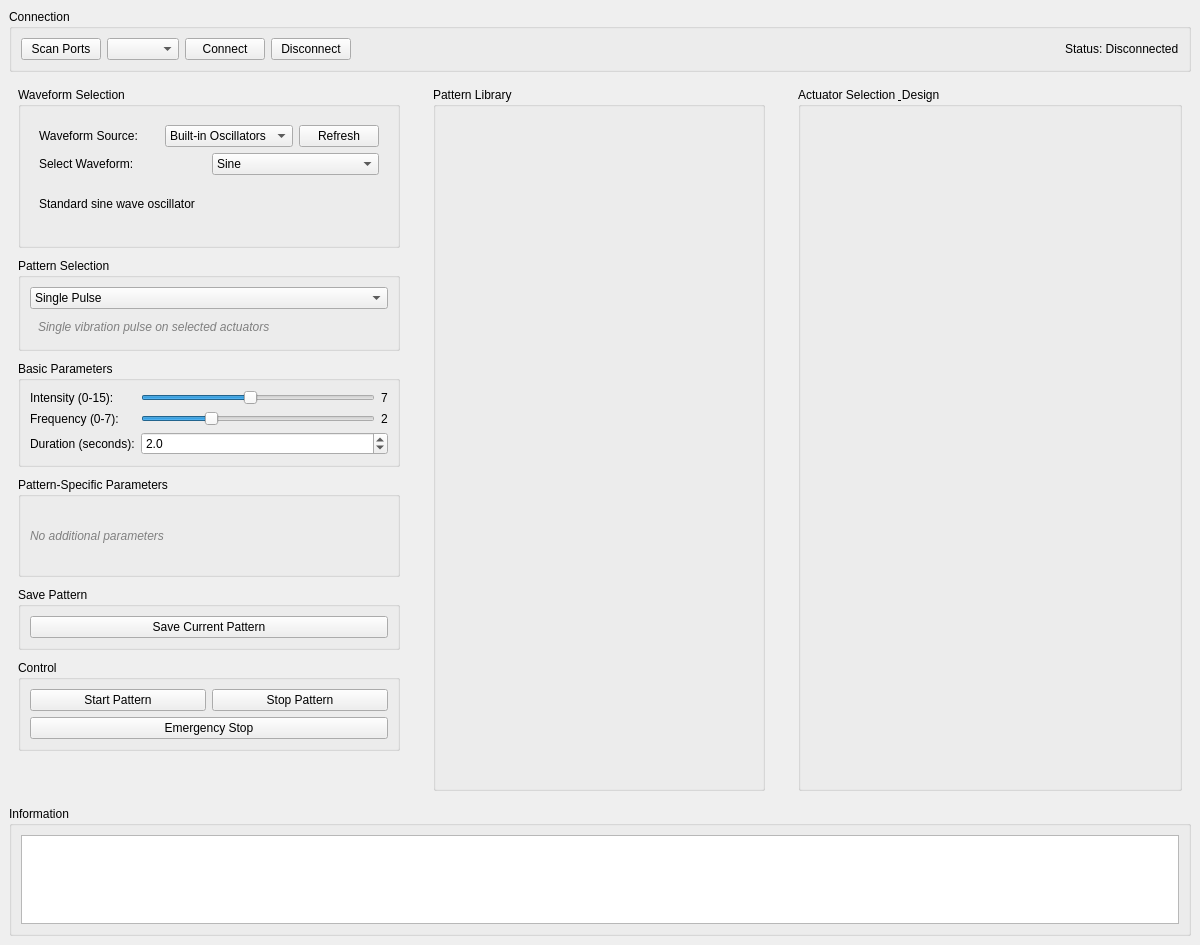
<?xml version="1.0" encoding="UTF-8"?>
<ui version="4.0">
 <class>MainWindow</class>
 <widget class="QMainWindow" name="MainWindow">
  <property name="geometry">
   <rect>
    <x>0</x>
    <y>0</y>
    <width>1200</width>
    <height>945</height>
   </rect>
  </property>
  <property name="windowTitle">
   <string>Haptic Vibration Pattern Controller</string>
  </property>
  <widget class="QWidget" name="centralwidget">
   <layout class="QVBoxLayout" name="verticalLayout_main">
    <item>
     <widget class="QGroupBox" name="connectionGroup">
      <property name="title">
       <string>Connection</string>
      </property>
      <layout class="QHBoxLayout" name="connectionLayout">
       <item>
        <widget class="QPushButton" name="scanPortsButton">
         <property name="text">
          <string>Scan Ports</string>
         </property>
        </widget>
       </item>
       <item>
        <widget class="QComboBox" name="portComboBox"/>
       </item>
       <item>
        <widget class="QPushButton" name="connectButton">
         <property name="text">
          <string>Connect</string>
         </property>
        </widget>
       </item>
       <item>
        <widget class="QPushButton" name="disconnectButton">
         <property name="text">
          <string>Disconnect</string>
         </property>
        </widget>
       </item>
       <item>
        <spacer name="horizontalSpacer">
         <property name="orientation">
          <enum>Qt::Orientation::Horizontal</enum>
         </property>
         <property name="sizeHint" stdset="0">
          <size>
           <width>40</width>
           <height>20</height>
          </size>
         </property>
        </spacer>
       </item>
       <item>
        <widget class="QLabel" name="statusLabel">
         <property name="text">
          <string>Status: Disconnected</string>
         </property>
        </widget>
       </item>
      </layout>
     </widget>
    </item>
    <item>
     <layout class="QHBoxLayout" name="mainLayout">
      <property name="spacing">
       <number>15</number>
      </property>
      <item>
       <widget class="QWidget" name="leftColumn" native="true">
        <property name="minimumSize">
         <size>
          <width>380</width>
          <height>0</height>
         </size>
        </property>
        <property name="maximumSize">
         <size>
          <width>400</width>
          <height>16777215</height>
         </size>
        </property>
        <layout class="QVBoxLayout" name="leftColumnLayout">
         <property name="spacing">
          <number>10</number>
         </property>
         <item>
          <widget class="QGroupBox" name="waveformGroup">
           <property name="title">
            <string>Waveform Selection</string>
           </property>
           <layout class="QVBoxLayout" name="waveformLayout">
            <item>
             <widget class="QWidget" name="waveformSelectionWidget" native="true">
              <property name="minimumSize">
               <size>
                <width>0</width>
                <height>120</height>
               </size>
              </property>
              <layout class="QVBoxLayout" name="waveformSelectionLayout">
               <item>
                <layout class="QHBoxLayout" name="waveformSourceLayout">
                 <item>
                  <widget class="QLabel" name="waveformSourceLabel">
                   <property name="text">
                    <string>Waveform Source:</string>
                   </property>
                  </widget>
                 </item>
                 <item>
                  <widget class="QComboBox" name="waveformSourceComboBox">
                   <item>
                    <property name="text">
                     <string>Built-in Oscillators</string>
                    </property>
                   </item>
                   <item>
                    <property name="text">
                     <string>Event Library</string>
                    </property>
                   </item>
                  </widget>
                 </item>
                 <item>
                  <widget class="QPushButton" name="refreshWaveformsButton">
                   <property name="maximumSize">
                    <size>
                     <width>80</width>
                     <height>16777215</height>
                    </size>
                   </property>
                   <property name="text">
                    <string>Refresh</string>
                   </property>
                  </widget>
                 </item>
                </layout>
               </item>
               <item>
                <layout class="QHBoxLayout" name="waveformSelectLayout">
                 <item>
                  <widget class="QLabel" name="selectWaveformLabel">
                   <property name="text">
                    <string>Select Waveform:</string>
                   </property>
                  </widget>
                 </item>
                 <item>
                  <widget class="QComboBox" name="waveformComboBox">
                   <item>
                    <property name="text">
                     <string>Sine</string>
                    </property>
                   </item>
                   <item>
                    <property name="text">
                     <string>Square</string>
                    </property>
                   </item>
                   <item>
                    <property name="text">
                     <string>Saw</string>
                    </property>
                   </item>
                   <item>
                    <property name="text">
                     <string>Triangle</string>
                    </property>
                   </item>
                   <item>
                    <property name="text">
                     <string>Chirp</string>
                    </property>
                   </item>
                   <item>
                    <property name="text">
                     <string>FM</string>
                    </property>
                   </item>
                   <item>
                    <property name="text">
                     <string>PWM</string>
                    </property>
                   </item>
                   <item>
                    <property name="text">
                     <string>Noise</string>
                    </property>
                   </item>
                  </widget>
                 </item>
                </layout>
               </item>
               <item>
                <widget class="QLabel" name="waveformInfoLabel">
                 <property name="minimumSize">
                  <size>
                   <width>0</width>
                   <height>40</height>
                  </size>
                 </property>
                 <property name="styleSheet">
                  <string notr="true"/>
                 </property>
                 <property name="text">
                  <string>Standard sine wave oscillator</string>
                 </property>
                 <property name="wordWrap">
                  <bool>true</bool>
                 </property>
                </widget>
               </item>
              </layout>
             </widget>
            </item>
           </layout>
          </widget>
         </item>
         <item>
          <widget class="QGroupBox" name="patternSelectionGroup">
           <property name="title">
            <string>Pattern Selection</string>
           </property>
           <layout class="QVBoxLayout" name="patternSelectionLayout">
            <item>
             <widget class="QComboBox" name="patternComboBox">
              <item>
               <property name="text">
                <string>Single Pulse</string>
               </property>
              </item>
              <item>
               <property name="text">
                <string>Wave</string>
               </property>
              </item>
              <item>
               <property name="text">
                <string>Pulse Train</string>
               </property>
              </item>
              <item>
               <property name="text">
                <string>Fade</string>
               </property>
              </item>
              <item>
               <property name="text">
                <string>Circular</string>
               </property>
              </item>
              <item>
               <property name="text">
                <string>Random</string>
               </property>
              </item>
              <item>
               <property name="text">
                <string>Sine Wave</string>
               </property>
              </item>
             </widget>
            </item>
            <item>
             <widget class="QLabel" name="patternDescLabel">
              <property name="styleSheet">
               <string notr="true">color: gray; font-style: italic; padding: 5px;</string>
              </property>
              <property name="text">
               <string>Single vibration pulse on selected actuators</string>
              </property>
              <property name="wordWrap">
               <bool>true</bool>
              </property>
             </widget>
            </item>
           </layout>
          </widget>
         </item>
         <item>
          <widget class="QGroupBox" name="basicParamsGroup">
           <property name="title">
            <string>Basic Parameters</string>
           </property>
           <layout class="QGridLayout" name="basicParamsLayout">
            <item row="0" column="0">
             <widget class="QLabel" name="intensityLabel">
              <property name="text">
               <string>Intensity (0-15):</string>
              </property>
             </widget>
            </item>
            <item row="0" column="1">
             <widget class="QSlider" name="intensitySlider">
              <property name="minimum">
               <number>0</number>
              </property>
              <property name="maximum">
               <number>15</number>
              </property>
              <property name="value">
               <number>7</number>
              </property>
              <property name="orientation">
               <enum>Qt::Orientation::Horizontal</enum>
              </property>
             </widget>
            </item>
            <item row="0" column="2">
             <widget class="QLabel" name="intensityValueLabel">
              <property name="text">
               <string>7</string>
              </property>
             </widget>
            </item>
            <item row="1" column="0">
             <widget class="QLabel" name="frequencyLabel">
              <property name="text">
               <string>Frequency (0-7):</string>
              </property>
             </widget>
            </item>
            <item row="1" column="1">
             <widget class="QSlider" name="frequencySlider">
              <property name="minimum">
               <number>0</number>
              </property>
              <property name="maximum">
               <number>7</number>
              </property>
              <property name="value">
               <number>2</number>
              </property>
              <property name="orientation">
               <enum>Qt::Orientation::Horizontal</enum>
              </property>
             </widget>
            </item>
            <item row="1" column="2">
             <widget class="QLabel" name="frequencyValueLabel">
              <property name="text">
               <string>2</string>
              </property>
             </widget>
            </item>
            <item row="2" column="0">
             <widget class="QLabel" name="durationLabel">
              <property name="text">
               <string>Duration (seconds):</string>
              </property>
             </widget>
            </item>
            <item row="2" column="1" colspan="2">
             <widget class="QDoubleSpinBox" name="durationSpinBox">
              <property name="decimals">
               <number>1</number>
              </property>
              <property name="minimum">
               <double>0.100000000000000</double>
              </property>
              <property name="maximum">
               <double>60.000000000000000</double>
              </property>
              <property name="value">
               <double>2.000000000000000</double>
              </property>
             </widget>
            </item>
           </layout>
          </widget>
         </item>
         <item>
          <widget class="QGroupBox" name="specificParamsGroup">
           <property name="minimumSize">
            <size>
             <width>0</width>
             <height>100</height>
            </size>
           </property>
           <property name="title">
            <string>Pattern-Specific Parameters</string>
           </property>
           <layout class="QHBoxLayout" name="specificParamsLayout">
            <item>
             <widget class="QLabel" name="noParamsLabel">
              <property name="styleSheet">
               <string notr="true">color: gray; font-style: italic;</string>
              </property>
              <property name="text">
               <string>No additional parameters</string>
              </property>
             </widget>
            </item>
            <item>
             <spacer name="horizontalSpacer_2">
              <property name="orientation">
               <enum>Qt::Orientation::Horizontal</enum>
              </property>
              <property name="sizeHint" stdset="0">
               <size>
                <width>40</width>
                <height>20</height>
               </size>
              </property>
             </spacer>
            </item>
           </layout>
          </widget>
         </item>
         <item>
          <widget class="QGroupBox" name="savePatternGroup">
           <property name="title">
            <string>Save Pattern</string>
           </property>
           <layout class="QVBoxLayout" name="savePatternLayout">
            <item>
             <widget class="QPushButton" name="saveButton">
              <property name="styleSheet">
               <string notr="true"/>
              </property>
              <property name="text">
               <string>Save Current Pattern</string>
              </property>
             </widget>
            </item>
           </layout>
          </widget>
         </item>
         <item>
          <widget class="QGroupBox" name="controlGroup">
           <property name="title">
            <string>Control</string>
           </property>
           <layout class="QVBoxLayout" name="controlLayout">
            <item>
             <layout class="QHBoxLayout" name="controlButtonsLayout">
              <item>
               <widget class="QPushButton" name="startButton">
                <property name="text">
                 <string>Start Pattern</string>
                </property>
               </widget>
              </item>
              <item>
               <widget class="QPushButton" name="stopButton">
                <property name="text">
                 <string>Stop Pattern</string>
                </property>
               </widget>
              </item>
             </layout>
            </item>
            <item>
             <widget class="QPushButton" name="emergencyStopButton">
              <property name="styleSheet">
               <string notr="true"/>
              </property>
              <property name="text">
               <string>Emergency Stop</string>
              </property>
             </widget>
            </item>
           </layout>
          </widget>
         </item>
         <item>
          <spacer name="verticalSpacer">
           <property name="orientation">
            <enum>Qt::Orientation::Vertical</enum>
           </property>
           <property name="sizeHint" stdset="0">
            <size>
             <width>20</width>
             <height>40</height>
            </size>
           </property>
          </spacer>
         </item>
        </layout>
       </widget>
      </item>
      <item>
       <widget class="QWidget" name="middleColumn" native="true">
        <property name="minimumSize">
         <size>
          <width>330</width>
          <height>0</height>
         </size>
        </property>
        <property name="maximumSize">
         <size>
          <width>350</width>
          <height>16777215</height>
         </size>
        </property>
        <layout class="QVBoxLayout" name="middleColumnLayout">
         <item>
          <widget class="QGroupBox" name="patternLibraryGroup">
           <property name="title">
            <string>Pattern Library</string>
           </property>
           <layout class="QVBoxLayout" name="patternLibraryLayout">
            <item>
             <widget class="QWidget" name="patternVisualizationWidget" native="true">
              <property name="minimumSize">
               <size>
                <width>0</width>
                <height>300</height>
               </size>
              </property>
             </widget>
            </item>
           </layout>
          </widget>
         </item>
        </layout>
       </widget>
      </item>
      <item>
       <widget class="QWidget" name="rightColumn" native="true">
        <layout class="QVBoxLayout" name="rightColumnLayout">
         <item>
          <widget class="QGroupBox" name="actuatorGroup">
           <property name="title">
            <string>Actuator Selection &amp; Design</string>
           </property>
           <layout class="QVBoxLayout" name="actuatorLayout">
            <item>
             <widget class="QWidget" name="actuatorSelectorWidget" native="true">
              <property name="minimumSize">
               <size>
                <width>0</width>
                <height>350</height>
               </size>
              </property>
             </widget>
            </item>
           </layout>
          </widget>
         </item>
        </layout>
       </widget>
      </item>
     </layout>
    </item>
    <item>
     <widget class="QGroupBox" name="infoGroup">
      <property name="title">
       <string>Information</string>
      </property>
      <layout class="QVBoxLayout" name="infoLayout">
       <item>
        <widget class="QTextEdit" name="infoTextEdit">
         <property name="maximumSize">
          <size>
           <width>16777215</width>
           <height>100</height>
          </size>
         </property>
         <property name="readOnly">
          <bool>true</bool>
         </property>
        </widget>
       </item>
      </layout>
     </widget>
    </item>
   </layout>
  </widget>
 </widget>
 <resources/>
 <connections>
  <connection>
   <sender>intensitySlider</sender>
   <signal>valueChanged(int)</signal>
   <receiver>intensityValueLabel</receiver>
   <slot>setNum(int)</slot>
   <hints>
    <hint type="sourcelabel">
     <x>289</x>
     <y>188</y>
    </hint>
    <hint type="destinationlabel">
     <x>359</x>
     <y>188</y>
    </hint>
   </hints>
  </connection>
  <connection>
   <sender>frequencySlider</sender>
   <signal>valueChanged(int)</signal>
   <receiver>frequencyValueLabel</receiver>
   <slot>setNum(int)</slot>
   <hints>
    <hint type="sourcelabel">
     <x>289</x>
     <y>217</y>
    </hint>
    <hint type="destinationlabel">
     <x>359</x>
     <y>217</y>
    </hint>
   </hints>
  </connection>
 </connections>
</ui>
